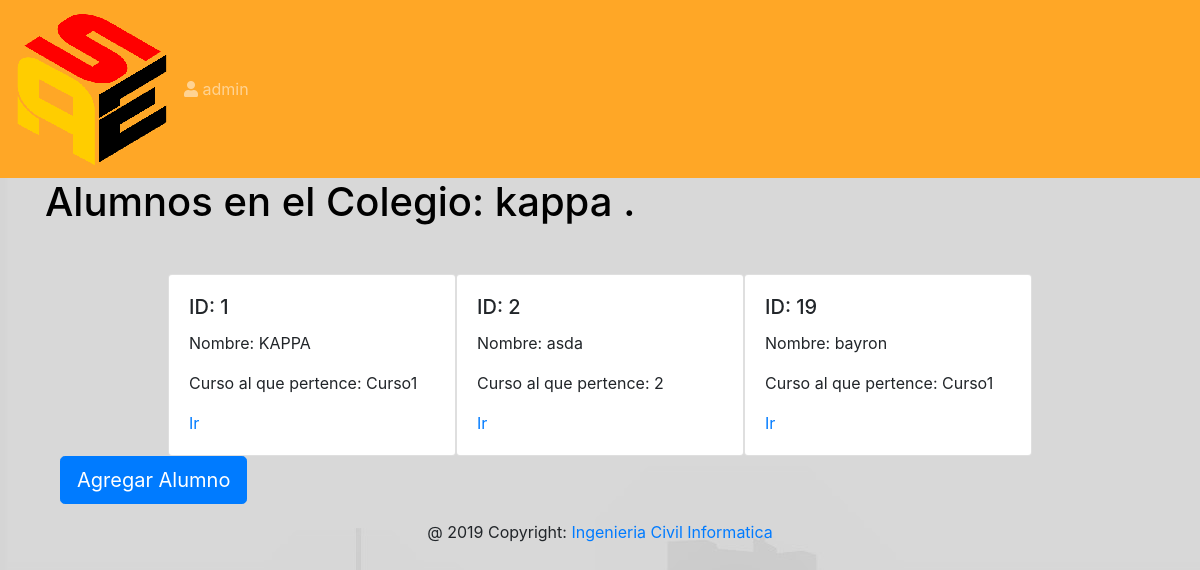
The app's page /Alumnos/ (signed in) with its own data.
### Registro/models.py (models this page shows, shortened)
class Colegio(models.Model):
	nombre=models.CharField(max_length=20)
	comuna=models.CharField(max_length=20)
	direccion=models.CharField(max_length=20)
	colegios=models.Manager()

class Alumno(models.Model):
	user = models.OneToOneField(User, on_delete=models.CASCADE, blank=True, null=True)
	GENDER_CHOICES = (
        ('M', 'Male'),
        ('F', 'Female'),
    )
	rut=models.CharField(max_length=10)
	usercreado=models.PositiveIntegerField(default=0, blank=True, null=True)
	tipouser=models.PositiveIntegerField(blank=True, null=True)
	nombre=models.CharField(max_length=20)
	apellido=models.CharField(max_length=20)
	fechanacimiento=models.DateTimeField()
	curso=models.ForeignKey(Curso,on_delete=models.CASCADE)
	sexo = models.CharField(max_length=1,choices=GENDER_CHOICES)
	alumno=models.Manager()

class Curso(models.Model):
	nombrecurso=models.CharField(max_length=20)
	codigo_curso=models.CharField(max_length=4)
	colegio= models.ForeignKey(Colegio,on_delete=models.CASCADE)
	cursos=models.Manager()

### Registro/views.py (the view)
# urls.py: url(r'Alumnos/',views.AlumnosView.as_view(),name="Alumnos"),
class AlumnosView(LoginRequiredMixin, TemplateView):
	def get(self,request,**kwargs):
		return render(request,'Alumnos.html',{'alumno':Alumno.alumno.all(),'tipo':2,'colegio':Colegio.colegios.get(id=request.user.last_name)})

### Registro/templates/Alumnos.html (shortened to what this page needs)
{% extends 'base.html' %}
{% block content %}
{% ifequal tipo 2%}
<h1>Alumnos en el Colegio: {{colegio.nombre}} .</h1>
 <div class="container">
 	<div class="row mt-5 justify-content-center">
 {% for alumnos in alumno %}
 		<div class="card" style="width: 18rem;">
 			<div class="card-body">
 				<h5 class="card-title">ID: {{alumnos.id}}</h5>
 				<p class="card-text">Nombre: {{alumnos.nombre}}</p>
 				<p class="card-text">Curso al que pertence: {{alumnos.curso.nombrecurso}}</p>
 				<a href="/alumno/{{alumnos.id}} " class="card-link">Ir</a>
 			</div>
 		</div>
 {% endfor %}
 	</div>
 	<a class="btn btn-primary btn-lg" href="/alumno/create/" role="button">Agregar Alumno</a>
 </div>
{% endifequal%}
{% endblock %}

### Registro/templates/navbar.html (shortened to what this page needs)
{% load staticfiles %}
<nav class="navbar navbar-expand-lg navbar-dark" style="background-color: #ffa726;">
	<a class="navbar-brand" href="{% url 'index' %}"><img id="brand-image"  src="{% static 'images/Logo152.png' %}" /></a>
	<div class="collapse navbar-collapse" id="navbarNav">
		<ul class="navbar-nav mr-auto">
		{% if user.is_authenticated %}
<span class="navbar-text">
	<i alt="Website Logo" class="fas fa-user"></i> {{ user.username }}
</span>
{% endif %}
</div>
</nav>

### Registro/static/css/Registro.css (style rules this page uses)
h1 { color: #000000 }

### records on screen
Colegio: nombre "kappa"
Alumno: id "1", nombre "KAPPA", curso.nombrecurso "Curso1"
Alumno: id "2", nombre "asda", curso.nombrecurso "2"
Alumno: id "19", nombre "bayron", curso.nombrecurso "Curso1"

### other values on screen
{{ user.username }} "admin"
